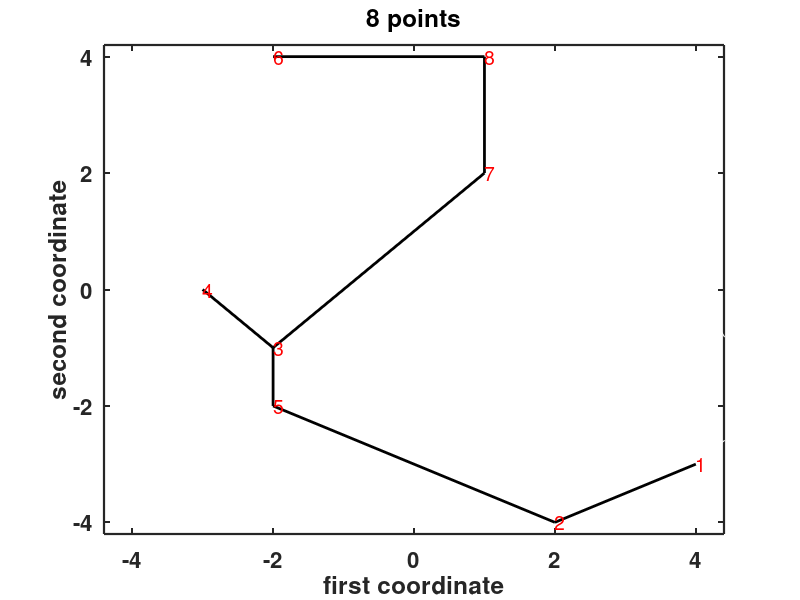
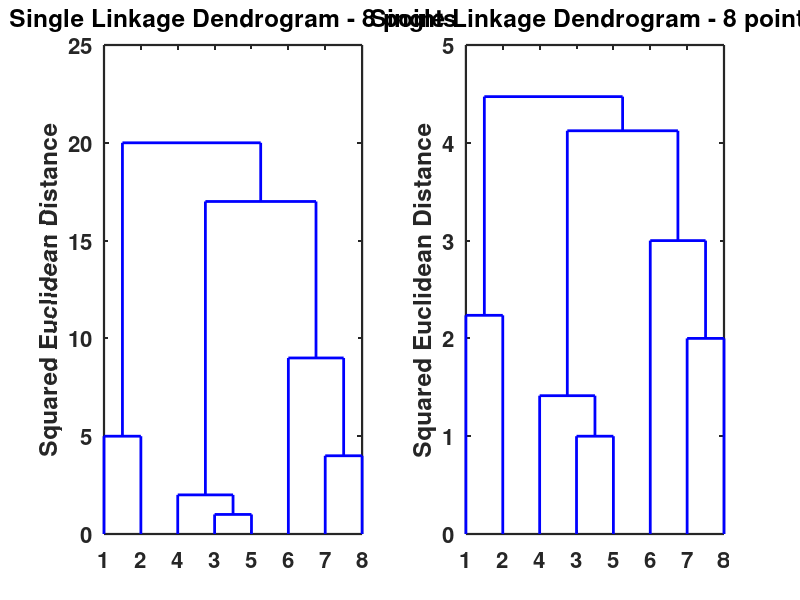

MATLAB code to generate these figures, in order:
% clear cache and close windows
clear all
close all
clc

%% example data set containing 8 points
eight  = [-3,-2,-2,-2,1,1,2,4;
          0,4,-1,-2,4,2,-4,-3]';
eight  = eight([8,7,3,1,4,2,6,5]',:);

%% cluster analysis employing ward algorithm
figure(1)
plot(eight,'w')
hold on
plot(eight(1:2,1),eight(1:2,2),'k','LineWidth',2)
plot(eight([2 5],1),eight([2 5],2),'k','LineWidth',2)
plot(eight([5 3],1),eight([5 3],2),'k','LineWidth',2)
plot(eight([3 4],1),eight([3 4],2),'k','LineWidth',2)
plot(eight([3 7],1),eight([3 7],2),'k','LineWidth',2)
plot(eight([7 8],1),eight([7 8],2),'k','LineWidth',2)
plot(eight([8 6],1),eight([8 6],2),'k','LineWidth',2)
lab = strvcat(num2str((1:8)'));
ylim([-4.2,4.2])
xlim([-4.4,4.4])
text(eight(:,1),eight(:,2),lab,'Color','r','FontSize',14)
xlabel('first coordinate','FontSize',16,'FontWeight','Bold')
ylabel('second coordinate','FontSize',16,'FontWeight','Bold')
title('8 points','FontSize',16,'FontWeight','Bold')
set(gca,'LineWidth',1.6,'FontSize',16,'FontWeight','Bold')

%% single linkage for squared Euclidean distance matrix
% Draw line segments between pairs of points 
% euclidean distance matrix
d      = pdist(eight,'euclidean');

% squared euclidean distance matrix
dd     = d.^2;

% cluster analysis with ward algorithm                                                  
ss     = linkage(dd,'single');

% Dendrogram for the 8 data points after single linkage
figure(2)
subplot(1,2,1)
[H,T]  = dendrogram(ss,'colorthreshold','default');
set(H,'LineWidth',2)
title('Single Linkage Dendrogram - 8 points','FontSize',16,'FontWeight','Bold')
ylabel('Squared Euclidean Distance','FontSize',16,'FontWeight','Bold')
box on
set(gca,'LineWidth',1.6,'FontSize',16,'FontWeight','Bold')

%% single linkage for Euclidean distance matrix
% Draw line segments between pairs of points 
% euclidean distance matrix
d      = pdist(eight,'euclidean');

% cluster analysis with ward algorithm                                                  
ss     = linkage(d,'single');

% Dendrogram for the 8 data points after single linkage
subplot(1,2,2)
[H,T]  = dendrogram(ss,'colorthreshold','default');
set(H,'LineWidth',2)
title('Single Linkage Dendrogram - 8 points','FontSize',16,'FontWeight','Bold')
ylabel('Squared Euclidean Distance','FontSize',16,'FontWeight','Bold')
box on
set(gca,'LineWidth',1.6,'FontSize',16,'FontWeight','Bold')